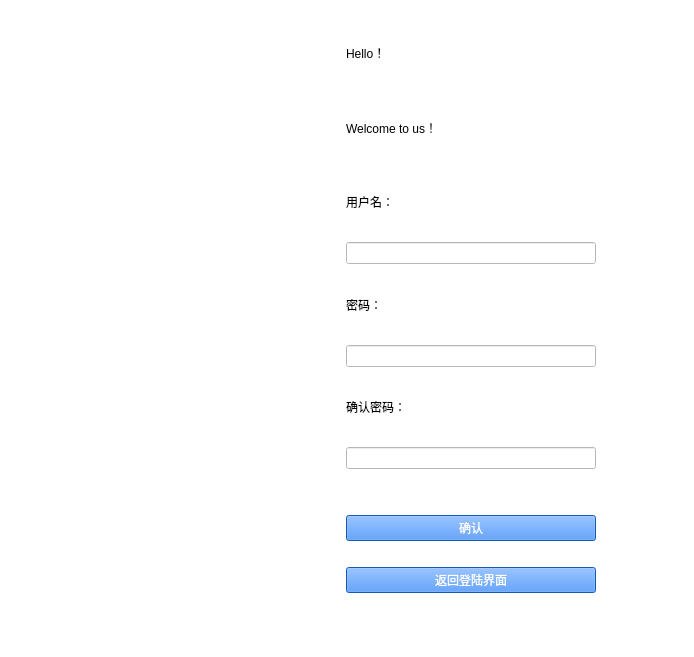
<?xml version="1.0" encoding="UTF-8"?>
<ui version="4.0">
 <class>Signup</class>
 <widget class="QWidget" name="Signup">
  <property name="geometry">
   <rect>
    <x>0</x>
    <y>0</y>
    <width>694</width>
    <height>657</height>
   </rect>
  </property>
  <property name="windowTitle">
   <string>Form</string>
  </property>
  <property name="styleSheet">
   <string notr="true">background-color: rgb(255, 255, 255);</string>
  </property>
  <widget class="QWidget" name="widget" native="true">
   <property name="geometry">
    <rect>
     <x>10</x>
     <y>10</y>
     <width>616</width>
     <height>612</height>
    </rect>
   </property>
   <property name="minimumSize">
    <size>
     <width>600</width>
     <height>600</height>
    </size>
   </property>
   <layout class="QGridLayout" name="gridLayout_3">
    <item row="0" column="0">
     <widget class="QLabel" name="label_image">
      <property name="minimumSize">
       <size>
        <width>300</width>
        <height>600</height>
       </size>
      </property>
      <property name="maximumSize">
       <size>
        <width>300</width>
        <height>16777215</height>
       </size>
      </property>
      <property name="text">
       <string/>
      </property>
     </widget>
    </item>
    <item row="0" column="1">
     <widget class="QWidget" name="widget_2" native="true">
      <property name="minimumSize">
       <size>
        <width>300</width>
        <height>600</height>
       </size>
      </property>
      <layout class="QGridLayout" name="gridLayout_2">
       <item row="2" column="0">
        <widget class="QLabel" name="label_7">
         <property name="styleSheet">
          <string notr="true">font: 10pt &quot;Arial&quot;;</string>
         </property>
         <property name="text">
          <string>用户名：</string>
         </property>
        </widget>
       </item>
       <item row="0" column="0">
        <widget class="QLabel" name="label_11">
         <property name="styleSheet">
          <string notr="true">font: 87 20pt &quot;Arial Black&quot;;</string>
         </property>
         <property name="text">
          <string>Hello！</string>
         </property>
        </widget>
       </item>
       <item row="6" column="0">
        <widget class="QLabel" name="label_9">
         <property name="styleSheet">
          <string notr="true">font: 10pt &quot;Arial&quot;;</string>
         </property>
         <property name="text">
          <string>确认密码：</string>
         </property>
        </widget>
       </item>
       <item row="4" column="0">
        <widget class="QLabel" name="label_10">
         <property name="styleSheet">
          <string notr="true">font: 10pt &quot;Arial&quot;;</string>
         </property>
         <property name="text">
          <string>密码：</string>
         </property>
        </widget>
       </item>
       <item row="8" column="0">
        <spacer name="verticalSpacer">
         <property name="orientation">
          <enum>Qt::Orientation::Vertical</enum>
         </property>
         <property name="sizeType">
          <enum>QSizePolicy::Policy::Fixed</enum>
         </property>
         <property name="sizeHint" stdset="0">
          <size>
           <width>20</width>
           <height>40</height>
          </size>
         </property>
        </spacer>
       </item>
       <item row="5" column="0">
        <widget class="QLineEdit" name="le_password_2">
         <property name="minimumSize">
          <size>
           <width>250</width>
           <height>0</height>
          </size>
         </property>
         <property name="maximumSize">
          <size>
           <width>250</width>
           <height>16777215</height>
          </size>
         </property>
        </widget>
       </item>
       <item row="1" column="0">
        <widget class="QLabel" name="label_8">
         <property name="styleSheet">
          <string notr="true">font: 87 20pt &quot;Arial Black&quot;;</string>
         </property>
         <property name="text">
          <string>Welcome to us！</string>
         </property>
        </widget>
       </item>
       <item row="10" column="0">
        <spacer name="verticalSpacer_2">
         <property name="orientation">
          <enum>Qt::Orientation::Vertical</enum>
         </property>
         <property name="sizeType">
          <enum>QSizePolicy::Policy::Fixed</enum>
         </property>
         <property name="sizeHint" stdset="0">
          <size>
           <width>20</width>
           <height>20</height>
          </size>
         </property>
        </spacer>
       </item>
       <item row="3" column="0">
        <widget class="QLineEdit" name="le_username_2">
         <property name="sizePolicy">
          <sizepolicy hsizetype="Expanding" vsizetype="Fixed">
           <horstretch>1</horstretch>
           <verstretch>0</verstretch>
          </sizepolicy>
         </property>
         <property name="minimumSize">
          <size>
           <width>200</width>
           <height>0</height>
          </size>
         </property>
         <property name="maximumSize">
          <size>
           <width>250</width>
           <height>16777215</height>
          </size>
         </property>
        </widget>
       </item>
       <item row="7" column="0">
        <widget class="QLineEdit" name="le_surepass_2">
         <property name="minimumSize">
          <size>
           <width>250</width>
           <height>0</height>
          </size>
         </property>
         <property name="maximumSize">
          <size>
           <width>250</width>
           <height>16777215</height>
          </size>
         </property>
        </widget>
       </item>
       <item row="9" column="0">
        <widget class="QPushButton" name="btn_sure_2">
         <property name="styleSheet">
          <string notr="true">background-color: rgb(29, 123, 255);
color: rgb(255, 255, 255);
font: 25 9pt &quot;Bahnschrift Light&quot;;</string>
         </property>
         <property name="text">
          <string>确认</string>
         </property>
        </widget>
       </item>
       <item row="11" column="0">
        <widget class="QPushButton" name="btn_return_2">
         <property name="styleSheet">
          <string notr="true">background-color: rgb(29, 123, 255);
color: rgb(255, 255, 255);
font: 25 9pt &quot;Bahnschrift Light&quot;;</string>
         </property>
         <property name="text">
          <string>返回登陆界面</string>
         </property>
        </widget>
       </item>
       <item row="12" column="0">
        <spacer name="verticalSpacer_3">
         <property name="orientation">
          <enum>Qt::Orientation::Vertical</enum>
         </property>
         <property name="sizeType">
          <enum>QSizePolicy::Policy::Fixed</enum>
         </property>
         <property name="sizeHint" stdset="0">
          <size>
           <width>20</width>
           <height>20</height>
          </size>
         </property>
        </spacer>
       </item>
      </layout>
     </widget>
    </item>
   </layout>
  </widget>
 </widget>
 <resources/>
 <connections/>
</ui>
